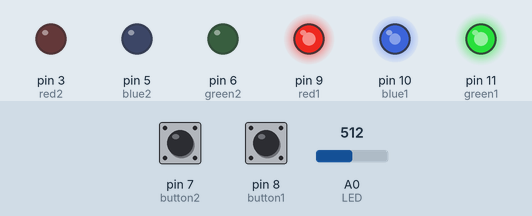
This sketch was run on a simulated Arduino Uno, built with avr-gcc and run on an emulated ATmega328P. Parts: output pins drawn as LEDs (lit = HIGH). Inputs (shaded band) come from the test bench; at power-on: A0 (LED) = 512, pin 8 (button1) HIGH, pin 7 (button2) HIGH. Random numbers use the default seed unless the sketch sets one.

Above: at 1.2 s.
1.3 s: A0 (LED) set to 122
At 4.2 s:
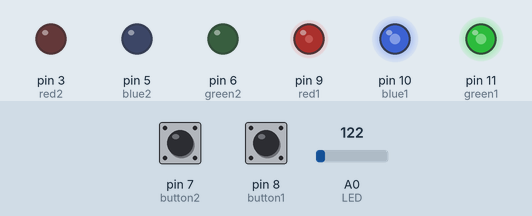
4.3 s: pin 8 (button1) pulled LOW for 3.2 s
At 4.9 s:
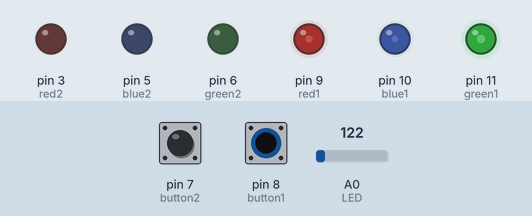
At 7.78 s:
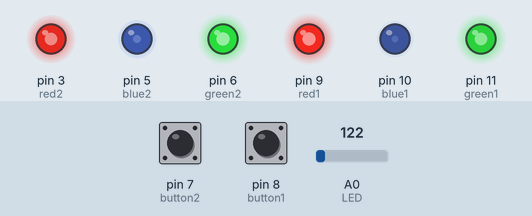
9.0 s: pin 7 (button2) pulled LOW for 1 s
12.0 s: A0 (LED) set to 5
15.0 s: pin 8 (button1) pulled LOW for 1 s
At 17.9 s:
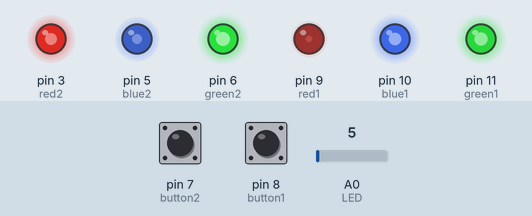
18.0 s: pin 7 (button2) pulled LOW for 3.2 s
Timing chart, 0 to 25.9 s (numbered marks = the images above; inputs shaded):
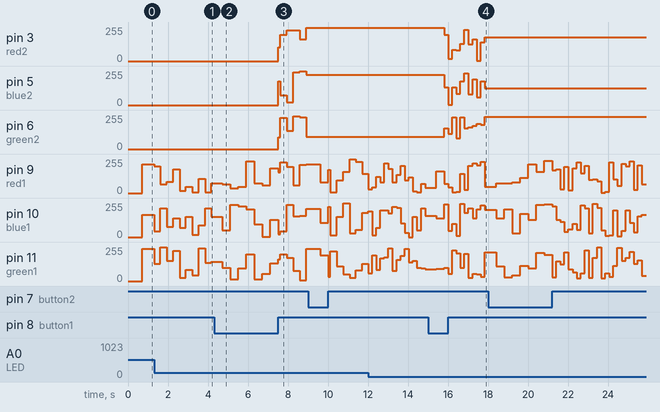

Measured:
- after the input at 4.3 s, pin 3 (red2): 0/255 → 103/255 after 3.2 s, → 197/255 0.12 s later, → 229/255 0.32 s later, → 232/255 0.32 s later, … (6 changes in this stretch); pin 5 (blue2): 0/255 → 180/255 after 3.2 s, → 72/255 0.12 s later, → 21/255 0.32 s later, → 246/255 0.32 s later, … (6 changes in this stretch)
- after the input at 15.0 s, pin 3 (red2): 250/255 → 196/255 after 0.80 s, → 18/255 0.20 s later, → 83/255 0.20 s later, → 81/255 0.20 s later, … (11 changes in this stretch); pin 5 (blue2): 228/255 → 134/255 after 0.80 s, → 2/255 0.20 s later, → 135/255 0.20 s later, → 83/255 0.20 s later, … (11 changes in this stretch)

The sketch:

Project_8.5_IT.ino
```cpp
// (licence header left out)
//led rgb 1
int red1 = 9; //pin rosso led RGB 1
int blue1 = 10; //pin blu led RGB 1
int green1 = 11; //pin verde led RGB 1

//led rgb 2
int red2 = 3; //pin rosso led RGB 2
int blue2 = 5; //pin blu led RGB 2
int green2 = 6; //pin verde led RGB 2

//altre variabili
int button1 = 8; //conto ingressi persone
int button2 = 7; //conto uscite persone
int persone=0, ritardo; //conto persone e delay dei led
int debug=0; //variabile per abilitare il debug (0 -> no, 1 -> si)
unsigned long time0, timeA; //variabili per il conto del tempo

void setup() {
  //codice di setup
  pinMode(red1, OUTPUT);
  pinMode(blue1, OUTPUT);
  pinMode(green1, OUTPUT);
  pinMode(red2, OUTPUT);
  pinMode(blue2, OUTPUT);
  pinMode(green2, OUTPUT);
  pinMode(button1, INPUT);
  pinMode(button2, INPUT);
  Serial.begin(9600); //inizializzazione monitor seriale
}

void loop() {
  //codice di loop
  timeA = millis(); //avvio del millis
  ritardo=analogRead(A0); //lettura valore velocità cambio colore LED
  ritardo=map(ritardo, 0, 1023, 200, 1200); //adattamento del valore
  //lettura contatore ingressi
  if(digitalRead(button1)==LOW) {
    delay(200);
    persone++; //incremento persone
  }
  //lettura contatore uscite
  if(digitalRead(button2)==LOW) {
    delay(200);
    persone--; //decremento persone
    if(persone<0) { //controllo negatività (se le persone sono minori di 0 imposta a 0 il valore)
      persone=0;
    }
  }
  //controllo differenza tempo col tempo della velocità
  if((timeA - time0) >= ritardo) {
    time0=timeA;
    //funzione led RGB
    rgbLedDisplay(red1, blue1, green1,
                  random(256), random(256), random(256));
    //check del numero di persone e accensione Led RGB 2
    if(persone>=15) {
      rgbLedDisplay(red2, blue2, green2,
                  random(256), random(256), random(256));
    }
  }
    /*
     * abilitazione sistema debug nel monitor seriale
     * se la variabile è 1
     */
    if(debug==1) {
    Serial.print("\nNumero di persone: ");
    Serial.print(persone);
    Serial.print(" Velocita led: ");
    Serial.print(ritardo);
  }
}

/*
 * funzione led RGB per il colore
 * Struttura variabili:
 * @param redPin il pin del led rosso
 * @param bluePin il pin del led blu
 * @param greenPin il pin del led verde
 * @param red il valore dell'intensità del led rosso
 * @param green il valore dell'intensità del led verde
 * @param blue il valore dell'intensità del led blu
*/
void rgbLedDisplay(int redPin, int bluePin, int greenPin,
                   int red, int green, int blue) {
//Imposta i led di output ad un duty cycle
analogWrite(redPin, constrain(red, 0, 255));
analogWrite(greenPin, constrain(green, 0, 255));
analogWrite(bluePin, constrain(blue, 0, 255));
}
```
